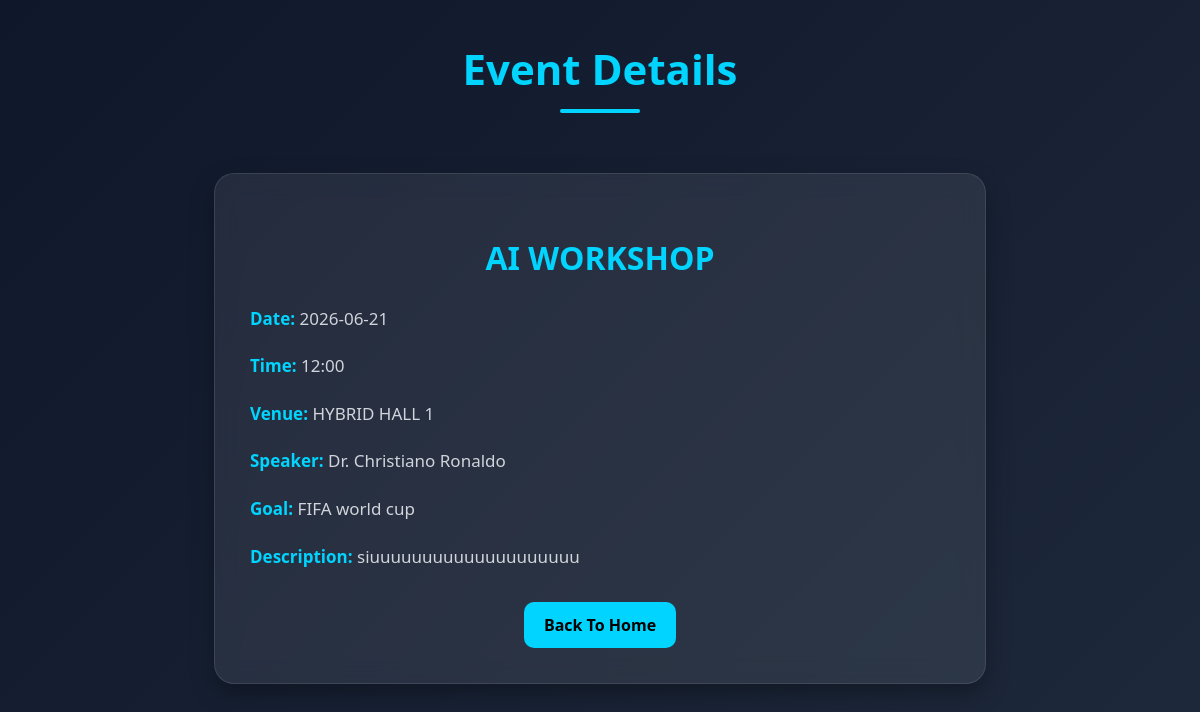
/event/3, run on the app's committed database.
### tables this page shows
CREATE TABLE events (
            id INTEGER PRIMARY KEY AUTOINCREMENT,
            event_name TEXT,
            event_date TEXT,
            event_time TEXT,
            venue TEXT,
            guest_speaker TEXT,
            event_goal TEXT,
            description TEXT
        );

### app.py (the view)
@app.route("/event/<int:id>")
def event_details(id):
    conn = sqlite3.connect("events.db")
    cursor = conn.cursor()
    cursor.execute("SELECT * FROM events WHERE id=?", (id,))
    event = cursor.fetchone()
    conn.close()
    return render_template("event_details.html", event=event)

### templates/event_details.html (shortened to what this page needs)
<!DOCTYPE html>
<html lang="en">
<head>
    <link rel="stylesheet" href="{{ url_for('static',
     filename='css/event_details.css') }}">
</head>
<body>
    <div class="header">
        <h1>Event Details</h1>
    </div>
    <div class="container">
        <div class="card">
            <h2>{{ event[1] }}</h2>
            <p><span class="label">Date:</span> {{ event[2] }}</p>
            <p><span class="label">Time:</span> {{ event[3] }}</p>
            <p><span class="label">Venue:</span> {{ event[4] }}</p>
            <p><span class="label">Speaker:</span> {{ event[5] }}</p>
            <p><span class="label">Goal:</span> {{ event[6] }}</p>
            <p><span class="label">Description:</span> {{ event[7] }}</p>
            <div class="button-group">
                <a href="/" class="btn back-btn">
                    Back To Home
                </a>
            </div>
        </div>
    </div>
</body>
</html>

### static/css/event_details.css (style rules this page uses)
body { margin: 0; font-family: 'Segoe UI', sans-serif; background: linear-gradient(135deg, #0f172a, #1e293b); color: white; min-height: 100vh; }
.header { text-align: center; padding: 40px 20px; }
.header h1 { color: #00d4ff; font-size: 42px; margin: 0; }
.header h1::after { content: ""; display: block; width: 80px; height: 4px; background: #00d4ff; margin: 12px auto 0; border-radius: 5px; }
.container { display: flex; justify-content: center; padding: 20px; }
.card { width: 700px; padding: 35px; border-radius: 20px; background: rgba(255, 255, 255, 0.08); -webkit-backdrop-filter: blur(12px); backdrop-filter: blur(12px); border: 1px solid rgba(255, 255, 255, 0.1); box-shadow: 0 10px 25px rgba(0, 0, 0, 0.3); }
.card h2 { color: #00d4ff; margin-bottom: 25px; text-align: center; font-size: 32px; }
.card p { font-size: 17px; line-height: 1.8; color: #d1d5db; }
.label { color: #00d4ff; font-weight: bold; }
.button-group { margin-top: 30px; display: flex; justify-content: center; gap: 15px; flex-wrap: wrap; }
.btn { text-decoration: none; background: #00d4ff; color: black; padding: 12px 20px; border-radius: 10px; font-weight: bold; transition: 0.3s; }
.back-btn { background: #00d4ff; color: black; }

### data on the page
events: event_name "AI WORKSHOP", event_date "2026-06-21", event_time "12:00", venue "HYBRID HALL 1", guest_speaker "Dr. Christiano Ronaldo", event_goal "FIFA world cup", description "siuuuuuuuuuuuuuuuuuuuu"
